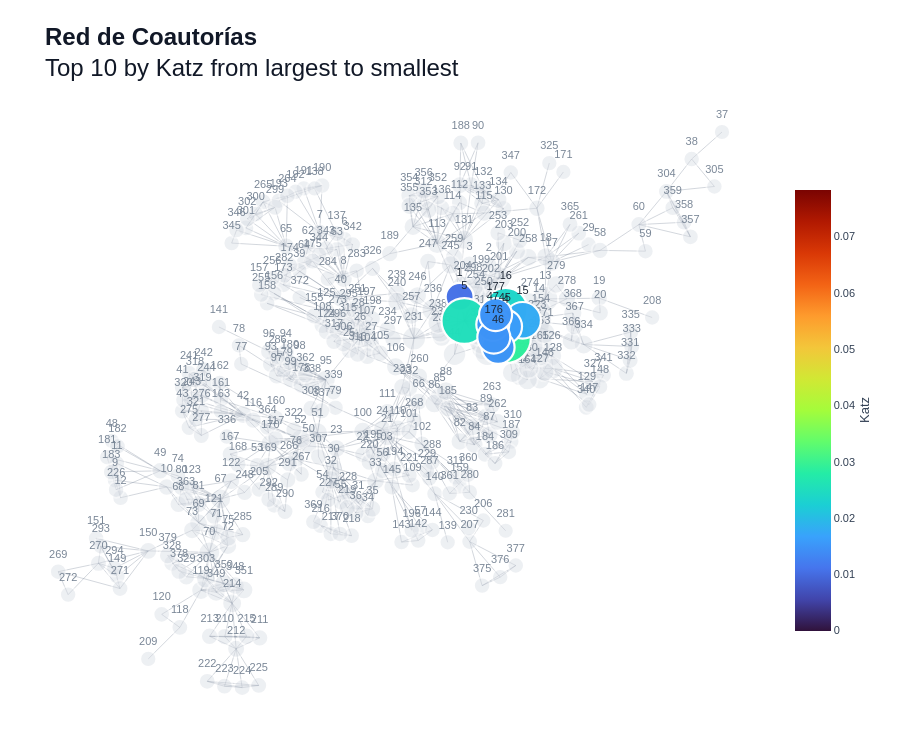

The cell this chart's notebook holds for it:
### Code cell
_ = plot_network(G1, metrics, metric="Katz", topk=10, largest_first=True)

### Figure 1 — Plotly figure (JSON) as saved in the notebook; plotly's stock layout.template omitted (floating-point values rounded to 4 significant figures; data arrays with more than 128 entries replaced by an {"elided": "..."} marker saying what was removed)
{"data": [{"hoverinfo": "none", "line": {"color": "rgba(95,110,130,0.35)", "width": 0.8}, "mode": "lines", "showlegend": false, "type": "scatter", "x": {"elided": "2742 float values"}, "y": {"elided": "2742 float values"}}, {"hoverinfo": "text", "hovertext": {"elided": "369 str values"}, "marker": {"color": "#D9DEE5", "line": {"color": "white", "width": 1.8}, "opacity": 0.45, "size": {"elided": "369 float values"}}, "mode": "markers+text", "showlegend": false, "text": {"elided": "369 str values"}, "textfont": {"color": "#7A8797", "family": "Helvetica", "size": 11}, "textposition": "top center", "type": "scatter", "x": {"elided": "369 float values"}, "y": {"elided": "369 float values"}}, {"hoverinfo": "text", "hovertext": ["<b>1</b><br>Degree: 0.0055<br>Eigenvector: 0.0224<br>Katz: 0.0107<br>PageRank: 0.0045<br>Hubs: 0.0224<br>Authorities: 0.0224<br>Closeness: 0.0033<br>Betweenness: 0.0180", "<b>4</b><br>Degree: 0.0186<br>Eigenvector: 0.0668<br>Katz: 0.0289<br>PageRank: 0.0145<br>Hubs: 0.0668<br>Authorities: 0.0668<br>Closeness: 0.0033<br>Betweenness: 0.0300", "<b>5</b><br>Degree: 0.0148<br>Eigenvector: 0.0575<br>Katz: 0.0254<br>PageRank: 0.0108<br>Hubs: 0.0575<br>Authorities: 0.0575<br>Closeness: 0.0036<br>Betweenness: 0.0494", "<b>16</b><br>Degree: 0.0115<br>Eigenvector: 0.0559<br>Katz: 0.0237<br>PageRank: 0.0083<br>Hubs: 0.0559<br>Authorities: 0.0559<br>Closeness: 0.0031<br>Betweenness: 0.0031", "<b>15</b><br>Degree: 0.0088<br>Eigenvector: 0.0413<br>Katz: 0.0179<br>PageRank: 0.0068<br>Hubs: 0.0413<br>Authorities: 0.0413<br>Closeness: 0.0030<br>Betweenness: 0.0109", "<b>45</b><br>Degree: 0.0055<br>Eigenvector: 0.0382<br>Katz: 0.0161<br>PageRank: 0.0039<br>Hubs: 0.0382<br>Authorities: 0.0382<br>Closeness: 0.0030<br>Betweenness: 0.0003", "<b>46</b><br>Degree: 0.0044<br>Eigenvector: 0.0352<br>Katz: 0.0149<br>PageRank: 0.0031<br>Hubs: 0.0352<br>Authorities: 0.0352<br>Closeness: 0.0030<br>Betweenness: 0.0000", "<b>47</b><br>Degree: 0.0044<br>Eigenvector: 0.0352<br>Katz: 0.0149<br>PageRank: 0.0031<br>Hubs: 0.0352<br>Authorities: 0.0352<br>Closeness: 0.0030<br>Betweenness: 0.0000", "<b>176</b><br>Degree: 0.0044<br>Eigenvector: 0.0352<br>Katz: 0.0149<br>PageRank: 0.0031<br>Hubs: 0.0352<br>Authorities: 0.0352<br>Closeness: 0.0030<br>Betweenness: 0.0000", "<b>177</b><br>Degree: 0.0044<br>Eigenvector: 0.0352<br>Katz: 0.0149<br>PageRank: 0.0031<br>Hubs: 0.0352<br>Authorities: 0.0352<br>Closeness: 0.0030<br>Betweenness: 0.0000"], "marker": {"cmax": 0.07836, "cmin": 0, "color": [0.01072, 0.02893, 0.02544, 0.02369, 0.01787, 0.01614, 0.01488, 0.01488, 0.01488, 0.01488], "colorbar": {"bgcolor": "rgba(0,0,0,0)", "borderwidth": 0, "len": 0.72, "outlinewidth": 0, "thickness": 36, "tickfont": {"family": "Helvetica", "size": 11}, "title": {"font": {"family": "Helvetica", "size": 13}, "side": "right", "text": "Katz"}, "x": 1.02, "y": 0.5}, "colorscale": [[0, "#30123b"], [0.07143, "#4145ab"], [0.1429, "#4675ed"], [0.2143, "#39a2fc"], [0.2857, "#1bcfd4"], [0.3571, "#24eca6"], [0.4286, "#61fc6c"], [0.5, "#a4fc3b"], [0.5714, "#d1e834"], [0.6429, "#f3c63a"], [0.7143, "#fe9b2d"], [0.7857, "#f36315"], [0.8571, "#d93806"], [0.9286, "#b11901"], [1, "#7a0402"]], "line": {"color": "white", "width": 2.2}, "opacity": 0.98, "size": [27.94, 50.0, 45.78, 43.65, 36.6, 34.51, 32.98, 32.98, 32.98, 32.98]}, "mode": "markers+text", "showlegend": false, "text": ["1", "4", "5", "16", "15", "45", "46", "47", "176", "177"], "textfont": {"color": "#1F2937", "family": "Helvetica", "size": 11}, "textposition": "top center", "type": "scatter", "x": [0.251, 0.383, 0.2646, 0.3827, 0.4309, 0.3799, 0.3609, 0.3457, 0.3486, 0.3537], "y": [0.2771, 0.1459, 0.2003, 0.236, 0.2025, 0.1828, 0.1169, 0.1896, 0.1491, 0.2204]}], "layout": {"dragmode": "pan", "font": {"color": "#334155", "family": "Helvetica", "size": 12}, "height": 740, "margin": {"b": 10, "l": 10, "r": 130, "t": 90}, "paper_bgcolor": "white", "plot_bgcolor": "white", "title": {"font": {"color": "#111827", "family": "Helvetica", "size": 24}, "text": "<b>Red de Coautorías</b><br>Top 10 by Katz from largest to smallest"}, "xaxis": {"visible": false}, "yaxis": {"visible": false}}}
